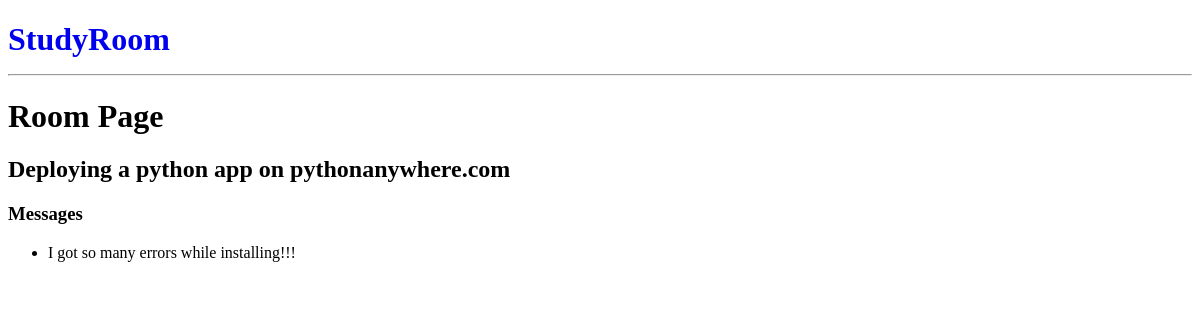
/room/3, run on an earlier commit of the app's database.
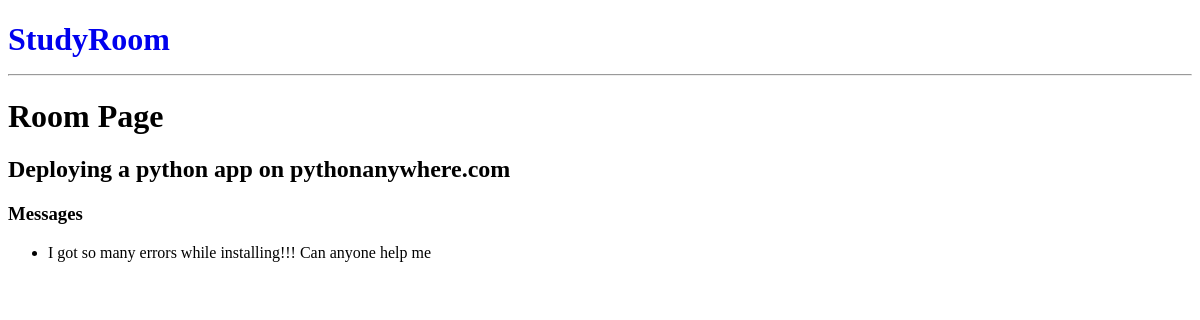
And on a later commit of the database.
### base/models.py (models this page shows, shortened)
class Room(m.Model):
    host = m.ForeignKey(User, on_delete=m.SET_NULL, null=True)
    topic = m.ForeignKey(Topic, on_delete=m.SET_NULL, null=True)
    name = m.CharField(max_length=60)
    description = m.TextField()
    created_on = m.DateTimeField(auto_now_add=True)
    updated_on = m.DateTimeField(auto_now=True)

class Message(m.Model):
	user = m.ForeignKey(User, on_delete=m.CASCADE)
	room = m.ForeignKey(Room, on_delete=m.SET_NULL, null=True)
	body = m.TextField()
	created_on = m.DateTimeField(auto_now_add=True)
	updated_on = m.DateTimeField(auto_now=True)

### base/views.py (the view)
# urls.py: path('room/<int:pk>', room, name="room"),
def room(request, pk):
    room = get_object_or_404(Room, id=pk)
    msgs = room.message_set.filter(room=room)
    context = {'room':room, 'msgs':msgs}
    return render(request, 'room.html', context)

### templates/room.html
{% extends 'base.html' %}
{% block content %}
    <h1 class="enlightened">Room Page</h1>
    <h2 class="{{ room.spiritometer }}">{{ room.name }}</h2>
    <h3>Messages</h3>
    <ul>
        {% for msg in msgs %}
            <li>{{msg.body}}</li>
        {% endfor %}
    </ul>
{% endblock content %}

### templates/base.html (shortened to what this page needs)
{% load static %}
<!DOCTYPE html>
<html>
<head>
    <link rel="stylesheet" type="text/css" href="{% static 'css/main.css' %}">
</head>
<body>
    {% include 'navbar.html' %}
	{% block content %}
    {% endblock content %}
</body>
</html>

### templates/navbar.html
<h1>
    <a href="/">StudyRoom</a>
    <hr>
</h1>

### static/css/main.css (style rules this page uses)
a { text-decoration: none; }

What changed in the data, as far as the page shows it:
changed Message: body "I got so many errors while installing!!!" → "I got so many errors while installing!!! Can anyone help me"
